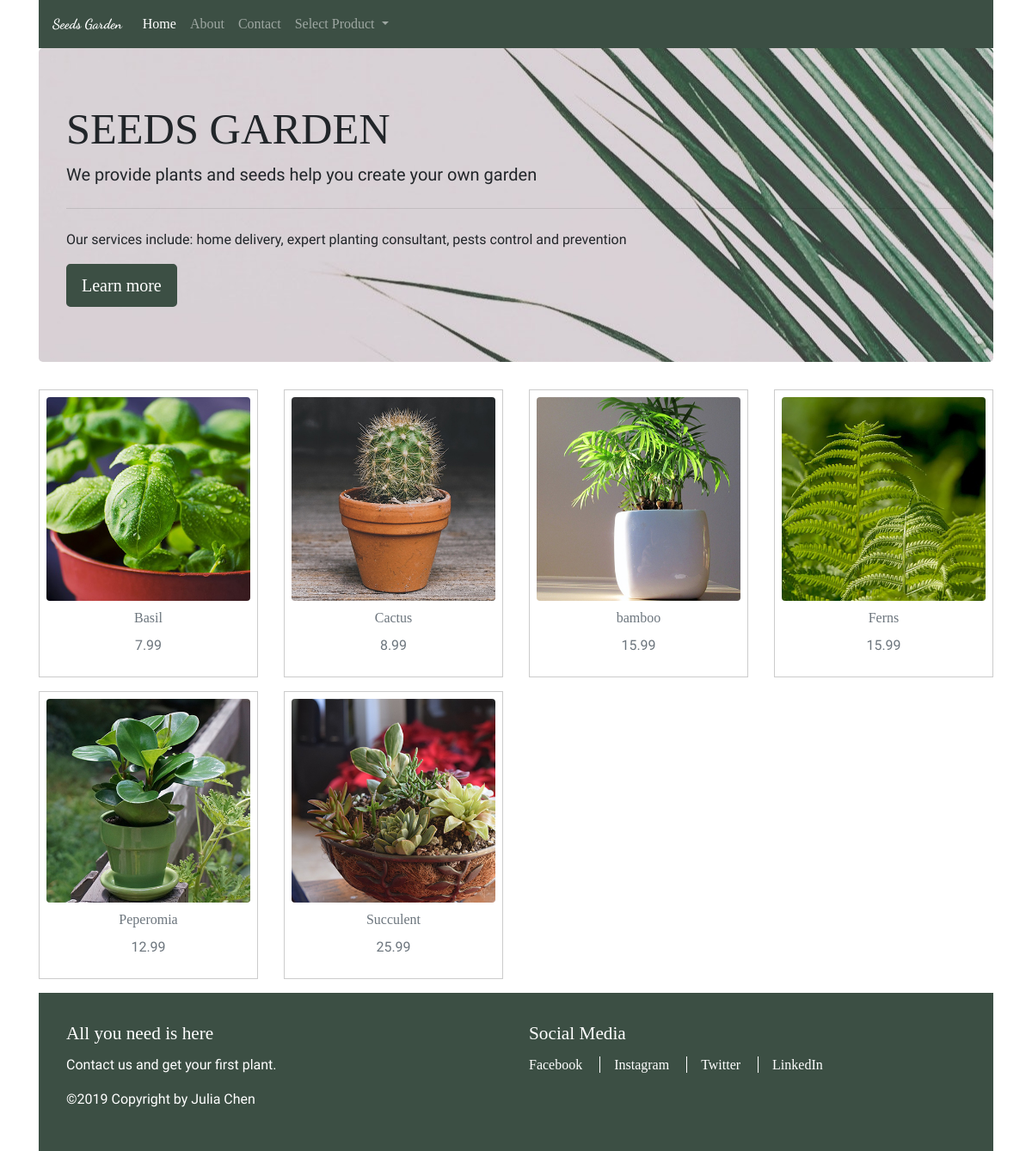
Screenshot of /index.php?prod-id=green-plant with the database file from the repository.
### tables this page shows
CREATE TABLE IF NOT EXISTS `products` (
  `products_id` int(4) UNSIGNED NOT NULL AUTO_INCREMENT,
  `prod_image` varchar(200) NOT NULL,
  `prod_code` varchar(50) NOT NULL,
  `prod_name` varchar(100) NOT NULL,
  `prod_price` decimal(5,2) NOT NULL,
  PRIMARY KEY (`products_id`)
);

### web-service/get-data.php (the view)
<?php
global $pdo;
$q = "SELECT * FROM `products`";
$prepared = $pdo->prepare($q);
$prepared->execute();
$data = $prepared->fetchAll(PDO::FETCH_ASSOC);
$markup = "";
if(!isset($_GET['prod-id'])) {
    foreach($data as $value) {
        $markup .= "<div class='product col col-12 col-sm-6 col-md-3 text-center'>
                        <figure class='figure'>
                            <img src='{$value['prod_image']}' alt='${value['prod_name']}' class='figure-img img-fluid rounded'>
                            <figcaption class='figure-caption text-center'>
                                <h5>{$value['prod_name']}</h5>
                                <p>{$value['prod_price']}</p>
                            </figcaption>
                        </figure>
                    </div>";
    }
} else {
    $selectedItem = [];
    foreach($data as $value) {
        if($_GET["prod-id"] === $value["prod_code"]) {
            array_push($selectedItem, $value);
        }
    }
    foreach($selectedItem as $value) {
        $markup .= "<div class='product col col-12 col-sm-6 col-md-3 text-center'>
                        <figure class='figure'>
                            <img src='{$value['prod_image']}' alt='${value['prod_name']}' class='figure-img img-fluid rounded'>
                            <figcaption class='figure-caption text-center'>
                                <h5>{$value['prod_name']}</h5>
                                <p>{$value['prod_price']}</p>
                            </figcaption>
                        </figure>
                    </div>";
    }
}
?>

### css/style.css (style rules this page uses)
h1, h2, h3, h4, h5, a { font-family: 'Libre Baskerville', serif; line-height: 1.5em; }
body, li { font-family: 'Hind Siliguri', sans-serif; }
p { line-height: 1.5em; font-size: 1rem; }
h5 { font-size: 1rem; }
.figure { border: 1px solid #ccc; padding: 0.5rem; }
@media only screen and (min-width: 48rem) { p { font-size: 1rem; } }

### rows the page displays
products: prod_image (picture), prod_name "Basil", prod_price "7.99"
products: prod_image (picture), prod_name "Cactus", prod_price "8.99"
products: prod_image (picture), prod_name "bamboo", prod_price "15.99"
products: prod_image (picture), prod_name "Ferns", prod_price "15.99"
products: prod_image (picture), prod_name "Peperomia", prod_price "12.99"
products: prod_image (picture), prod_name "Succulent", prod_price "25.99"
